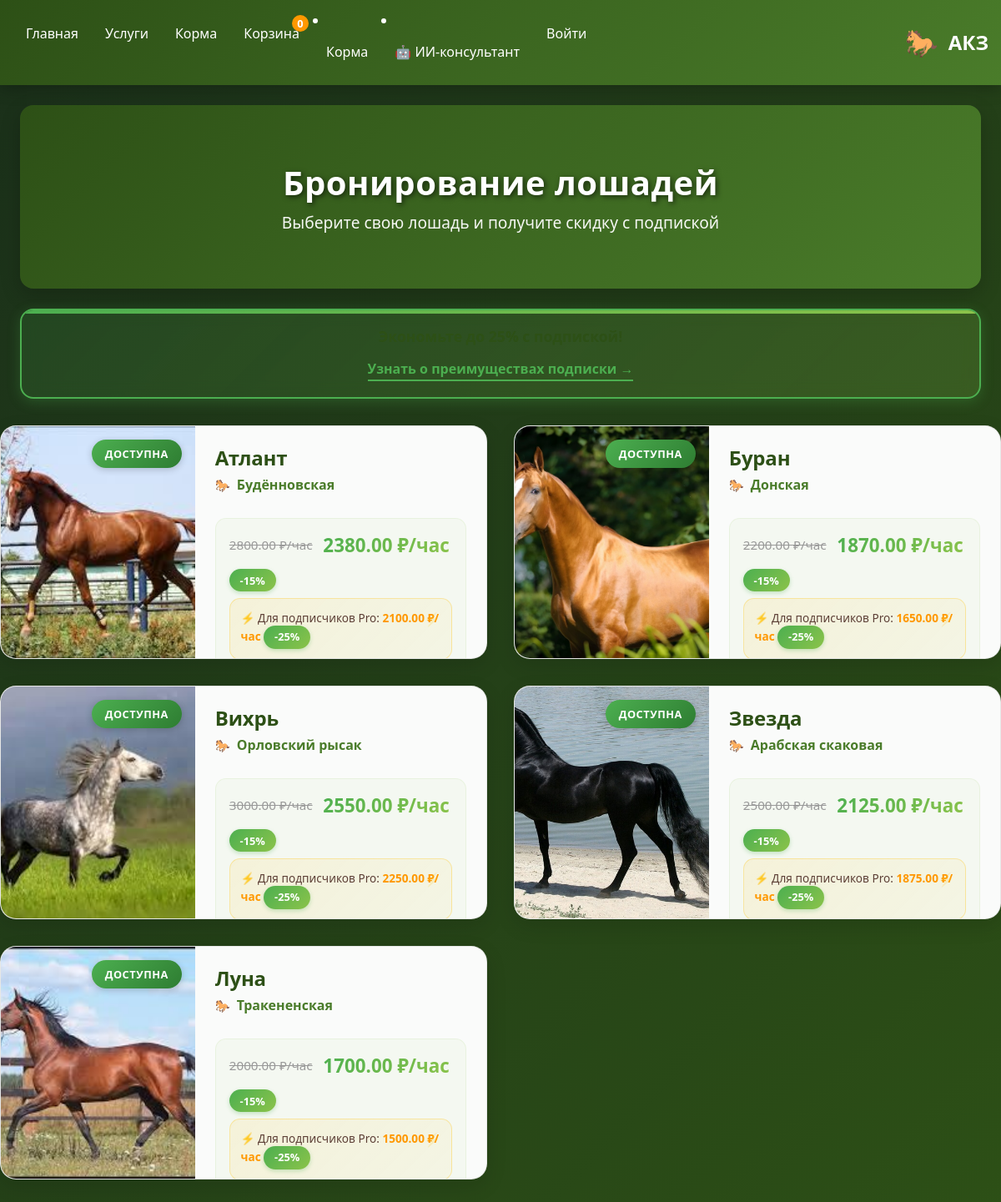
Screenshot of /horses/ with the database file from the repository.
### horses/models.py (models this page shows, shortened)
class Horse(models.Model):
    BREED_CHOICES = [
        ('arabian', 'Арабская скаковая'),
        ('orlov', 'Орловский рысак'),
        ('trakehner', 'Тракененская'),
        ('don', 'Донская'),
        ('budyonny', 'Будённовская'),
    ]
    LEVEL_CHOICES = [
        ('beginner', 'Начинающий'),
        ('intermediate', 'Средний'),
        ('advanced', 'Продвинутый'),
    ]
    id = models.UUIDField(primary_key=True, default=uuid.uuid4, editable=False)
    name = models.CharField(max_length=100, verbose_name='Имя лошади')
    breed = models.CharField(max_length=50, choices=BREED_CHOICES, verbose_name='Порода')
    age = models.PositiveIntegerField(verbose_name='Возраст (лет)')
    color = models.CharField(max_length=50, verbose_name='Масть')
    level = models.CharField(max_length=20, choices=LEVEL_CHOICES, verbose_name='Уровень подготовки')
    base_price_hour = models.DecimalField(max_digits=10, decimal_places=2,
                                         verbose_name='Базовая цена за час', default=Decimal('2000.00'))
    premium_price_hour = models.DecimalField(max_digits=10, decimal_places=2,
                                           verbose_name='Цена за час для Premium', default=Decimal('1700.00'))
    pro_price_hour = models.DecimalField(max_digits=10, decimal_places=2,
                                        verbose_name='Цена за час для Pro', default=Decimal('1500.00'))
    description = models.TextField(verbose_name='Описание', blank=True)
    is_active = models.BooleanField(default=True, verbose_name='Активна')
    is_available = models.BooleanField(default=True, verbose_name='Доступна для брони')
    image = models.ImageField(upload_to='horses/', null=True, blank=True, verbose_name='Фотография')
    created_at = models.DateTimeField(auto_now_add=True)
    updated_at = models.DateTimeField(auto_now=True)
    class Meta:
        verbose_name = 'Лошадь'
        verbose_name_plural = 'Лошади'
        ordering = ['name']

### horses/views.py (the view)
# urls.py: path('', views.horses_list, name='horses_list'),
def horses_list(request):
    horses = Horse.objects.filter(is_active=True).order_by('name')
    return render(request, 'horses/horses_list.html', {'horses': horses})

### horses/templates/horses/horses_list.html (shortened to what this page needs)
{% extends 'main/base.html' %}
{% load static %}
{% block content %}
    <div class="compact-hero">
        <div class="compact-hero-content">
            <h1 class="compact-hero-title">Бронирование лошадей</h1>
            <p class="compact-hero-subtitle">Выберите свою лошадь и получите скидку с подпиской</p>
        </div>
    </div>
    <div class="subscription-notice">
        <strong>Экономьте до 25% с подпиской!</strong>
        <a class="subscription-link" onclick="showSubscriptionModal()">Узнать о преимуществах подписки →</a>
    </div>
    <div id="main-screen">
        <div class="compact-horses-grid">
            {% for horse in horses %}
            <div class="compact-horse-card" onclick="selectHorse('{{ horse.id }}')">
                <div class="compact-horse-image-container">
                    {% if horse.image %}
                    <img src="{{ horse.image.url }}"
                         alt="{{ horse.name }}" class="compact-horse-image">
                    {% else %}
                    <img src="{% static 'images/horse_default.jpg' %}"
                         alt="{{ horse.name }}" class="compact-horse-image">
                    {% endif %}
                    <div class="compact-availability-badge {% if horse.is_available %}compact-available{% else %}compact-busy{% endif %}">
                        {% if horse.is_available %}Доступна{% else %}Занята{% endif %}
                    </div>
                </div>
                <div class="compact-horse-content">
                    <h3 class="compact-horse-name">{{ horse.name }}</h3>
                    <div class="compact-horse-breed">{{ horse.get_breed_display }}</div>
                    <div class="compact-price-info">
                        <div class="compact-price-with-discount">
                            <span class="compact-original-price">{{ horse.base_price_hour }} ₽/час</span>
                            <span class="compact-discounted-price">{{ horse.premium_price_hour }} ₽/час</span>
                            <span class="compact-subscription-benefit">-15%</span>
                        </div>
                        <div class="compact-horse-subscription-info">
                            ⚡ Для подписчиков Pro: <strong>{{ horse.pro_price_hour }} ₽/час</strong>
                            <span class="compact-subscription-benefit">-25%</span>
                        </div>
                    </div>
                </div>
            </div>
            {% empty %}
            <div class="empty-state">
                <h3>Лошади временно недоступны</h3>
                <p>Пожалуйста, загляните позже или свяжитесь с нами</p>
                <a href="tel:+79038917847" class="btn-contact">Позвонить менеджеру</a>
            </div>
            {% endfor %}
        </div>
    </div>
{% endblock %}

### static/css/styles.css (style rules this page uses)
* { margin: 0; padding: 0; box-sizing: border-box; }
body { font-family: 'Segoe UI', Tahoma, Geneva, Verdana, sans-serif; background: linear-gradient(135deg, #1a2f1a, #2d5016); min-height: 100vh; color: #333; scroll-behavior: smooth; }

### rows the page displays
Horse: image (picture), is_available "ДОСТУПНА", name "Атлант", breed "Будённовская", base_price_hour "2800.00", premium_price_hour "2380.00", pro_price_hour "2100.00"
Horse: image (picture), is_available "ДОСТУПНА", name "Буран", breed "Донская", base_price_hour "2200.00", premium_price_hour "1870.00", pro_price_hour "1650.00"
Horse: image (picture), is_available "ДОСТУПНА", name "Вихрь", breed "Орловский рысак", base_price_hour "3000.00", premium_price_hour "2550.00", pro_price_hour "2250.00"
Horse: image (picture), is_available "ДОСТУПНА", name "Звезда", breed "Арабская скаковая", base_price_hour "2500.00", premium_price_hour "2125.00", pro_price_hour "1875.00"
Horse: image (picture), is_available "ДОСТУПНА", name "Луна", breed "Тракененская", base_price_hour "2000.00", premium_price_hour "1700.00", pro_price_hour "1500.00"
